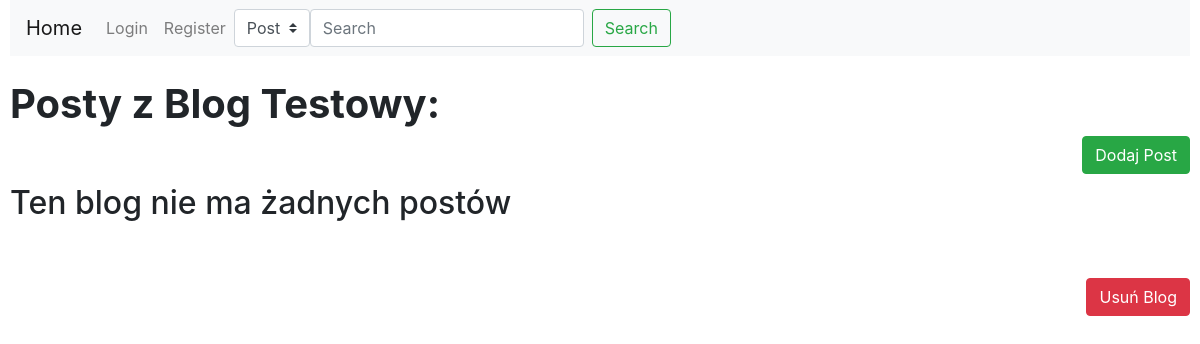
/profile/1/details, run on an earlier commit of the app's database.
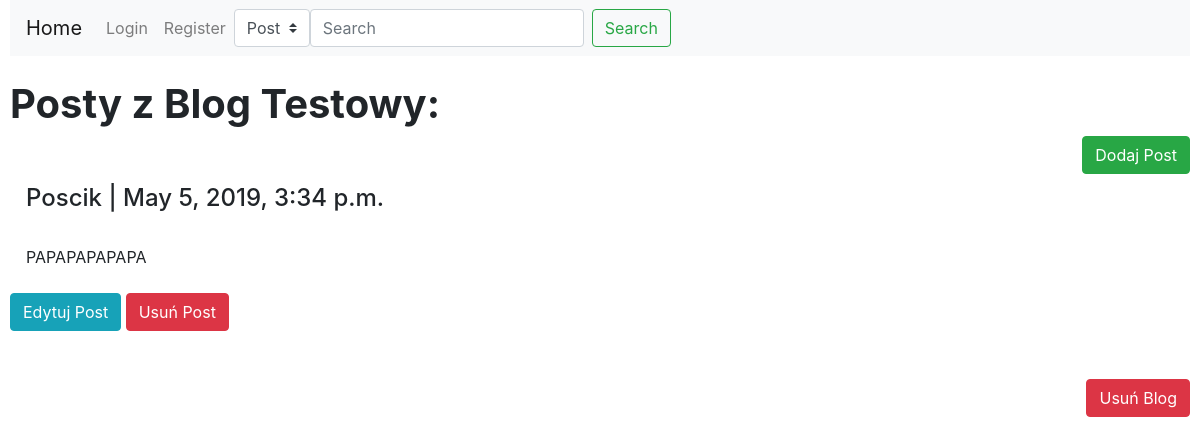
And on a later commit of the database.
### Blog/models.py (models this page shows)
class Post(models.Model):
    IDPost=models.IntegerField(primary_key=True)
    Tytul=models.CharField(max_length=128)
    Tresc=models.TextField()
    Data=models.DateTimeField(default=timezone.now)
    IDBlog=models.ForeignKey(Blog,on_delete=models.CASCADE)
    Haslo=models.CharField(max_length=8,blank=True)
    Obraz=models.ImageField(upload_to='Obrazki',blank=True)

### Blog/views.py (the view)
# urls.py: path('profile/<int:blog_id>/details', views.details, name='details'),
def details(request, blog_id):
    b = models.Blog.objects.get(IDBlog = blog_id)
    posts = models.Post.objects.filter(IDBlog = blog_id)
    return render(request,'Blog/blog.html', {'blog': b, 'posts': posts})

### Blog/templates/Blog/blog.html (shortened to what this page needs)
{%extends 'Blog/base.html'%}
{%block content%}
<h1><strong>Posty z {{blog.Nazwa}}:</strong></h1>
<button type="button" class="btn btn-success" data-toggle="modal" data-target="#DodajPostModal" style="float:right">Dodaj Post</button>
<br><br>
{%if posts%}
{%for post in posts%}
<div class="media">
        <div class="media-body">
          <h4 class="mt-0">{{post.Tytul}}   |   {{post.Data}}</h4>
          <br>
         {{post.Tresc}}
        </div>
      </div>
      <br>
      <button type="button" class="btn btn-info">Edytuj Post</button>
<button type="button" class="btn btn-danger" data-toggle="modal" data-target="#UsunPost{{post.IDPost}}">
    Usuń Post
  </button>
{%endfor%}
{%else%}
<h2>Ten blog nie ma żadnych postów</h2>
{%endif%}
<br><br>
<button type="button" class="btn btn-danger" style="float: right" data-toggle="modal" data-target="#exampleModalCentered">
    Usuń Blog
  </button>
{%endblock%}

What changed in the data, as far as the page shows it:
added Post: Tytul "Poscik", Data "May 5, 2019, 3:34 p.m.", Tresc "PAPAPAPAPAPA"
Also different on the page:
text no longer shown: "Ten blog nie ma żadnych postów"
